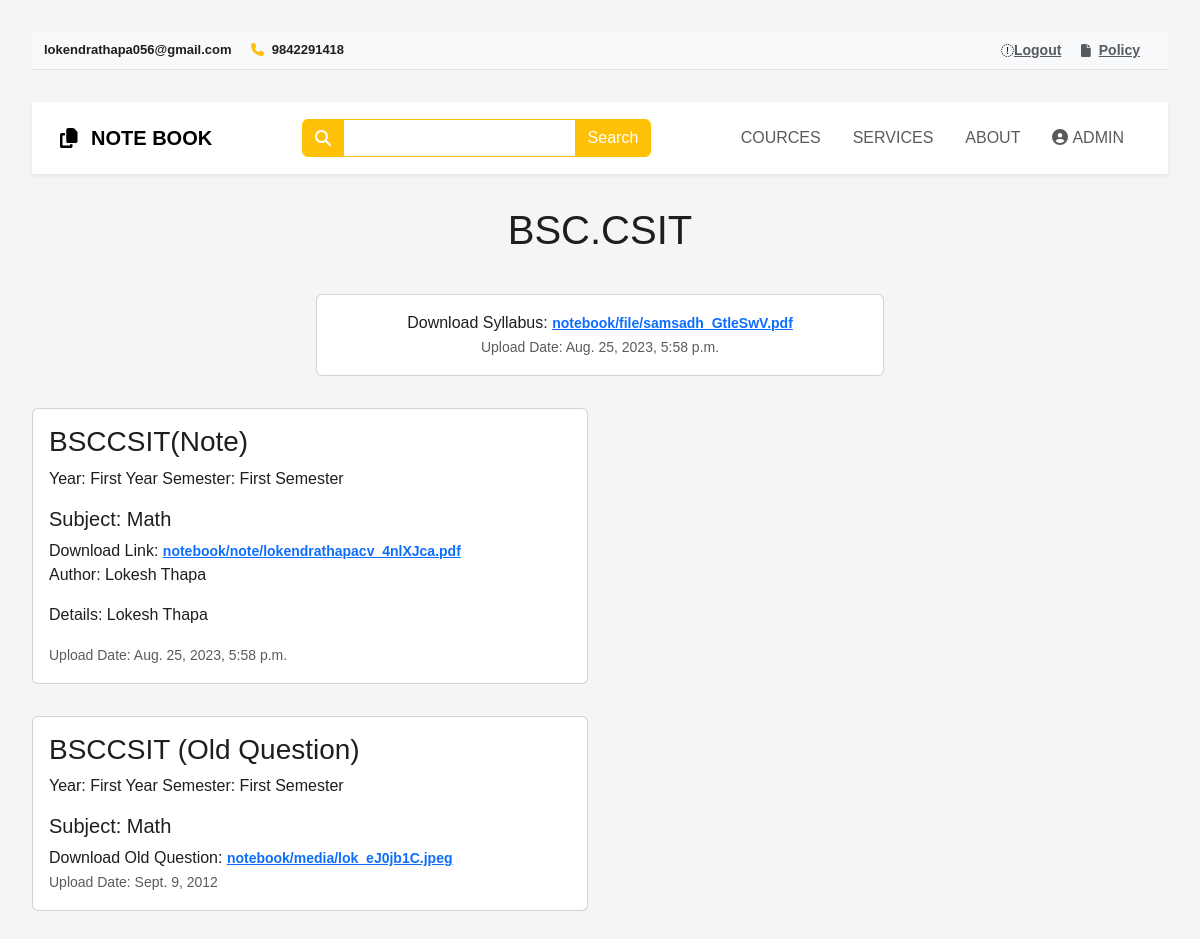
The app's page /bsccsit/ (signed in) with its own data.
### notebook/models.py (models this page shows)
class CourcesModel(models.Model):
    COURCES_NAME = (
        ('BSCCSIT','BSCCSIT'),
        ('BSC','BSC'),
        ('BIT','BIT'),
        ('BCA','BCA'),
        ('B.TECH','B.TECH'),
        ('BBS','BBS'),
        ('BBA','BBA'),
        ('B.ED','B.ED'),
        ('+2 SCIENCE','+2 SCIENCE'),
        ('+2 MANAGEMENT','+2 MANAGEMENT'),
        ('+2 EDUCATION','+2 EDUCATION'),
    )
    YEAR_CHOICES = (
        ('First Year', 'First Year'),
        ('Second Year', 'Second Year'),
        ('Third Year', 'Third Year'),
        ('Fourth Year', 'Fourth Year'),
    )
    SEMESTER_CHOICES = (
        ('First Semester','First Semester'),
        ('Second Semester','Second Semester'),
        ('Third Semester','Third Semester'),
        ('Fourth Semester','Fourth Semester'),
        ('Fifth Semester','Fifth Semester'),
        ('Six Semester','Six Semester'),
        ('Seven Semester','Seven Semester'),
        ('Eight Semester','Eight Semester'),
    )
    profile = models.ForeignKey(Profile, on_delete=models.CASCADE, blank=True, null= True)
    cname = models.CharField(max_length=100,choices=COURCES_NAME)
    shortdetail = models.CharField(max_length=300)
    year = models.CharField(max_length=100,choices=YEAR_CHOICES)
    semester = models.CharField(max_length=100,choices=SEMESTER_CHOICES)
    subject = models.CharField(max_length=160)
    oldquestion = models.FileField(upload_to='notebook/media')
    oldquestionyear = models.DateField(auto_now_add=False)
    syllabus = models.FileField(upload_to='notebook/file')
    syllabuspublishdate = models.DateTimeField(auto_now_add=False)
    note = models.FileField(upload_to='notebook/note')
    notepublishdate = models.DateTimeField(auto_now_add=True)
    writer = models.CharField(max_length=100)

### notebook/views.py (the view)
# urls.py: path('bsccsit/',views.bsccsit, name='bsccsitpage'),
@login_required
def bsccsit(request):
    itnote = CourcesModel.objects.filter(cname='BSCCSIT')
    return render(request,'notebook/bsccsit.html',{'itnote':itnote})

### notebook/templates/notebook/bsccsit.html
{% extends 'notebook/base2.html' %}
{% block content %}
<h1>BSC.CSIT</h1>
<div class="row">
  <center>
    <div class="col-sm-6">
      <div class="card">
        <div class="card-body">
          {% for i in itnote %}
          Download Syllabus:   <a href="{{i.syllabus.url}}" >{{i.syllabus}}</a>
          <p class="card-text"><small class="text-muted">Upload Date: {{i.syllabuspublishdate}}</small></p>
          {% endfor %}
        </div>
      </div>
    </div>
  </center>
</div>
<div class="row">
  {% for i in itnote %}
  <div class="col-sm-6">
    <div class="card">
      <div class="card-body">
        <h3 class="card-title">{{i.cname}}(Note)</h3>
        <p class="card-text">Year: {{i.year}}    Semester: {{i.semester}}</p>
        <h5 class="card-title">Subject: {{i.subject}}</h5>
        Download Link:   <a href="{{i.note.url}}" >{{i.note}}</a>
        <p class="card-text">Author: {{i.writer}}</p>
        <p class="card-text">Details: {{i.shortdetail}}</p>
        <p class="card-text"><small class="text-muted">Upload Date: {{i.notepublishdate}}</small></p>
      </div>
    </div>
  </div>
  {% endfor %}
</div>
<div class="row">
  {% for i in itnote %}
  <div class="col-sm-6">
    <div class="card">
      <div class="card-body">
        <h3 class="card-title">{{i.cname}} (Old Question)</h3>
        <p class="card-text">Year: {{i.year}}    Semester: {{i.semester}}</p>
        <h5 class="card-title">Subject: {{i.subject}}</h5>
        Download Old Question:   <a href="{{i.oldquestion.url}}" >{{i.oldquestion}}</a>
        <p class="card-text"><small class="text-muted">Upload Date: {{i.oldquestionyear}}</small></p>
      </div>
    </div>
  </div>
  {% endfor %}
</div>
{% endblock content %}

### notebook/templates/notebook/base2.html (shortened to what this page needs)
<!DOCTYPE html>
{% load static %}
<html>
<head>
    <link rel='stylesheet' type='text/css' media='screen' href='{% static 'notebook/css/all.min.css' %}'>
    <link rel='stylesheet' type='text/css' media='screen' href='{% static 'notebook/css/bootstrap.css' %}'>
    <link rel='stylesheet' type='text/css' media='screen' href='{% static 'notebook/css/fontawesome.min.css' %}'>
    <link rel='stylesheet' type='text/css' media='screen' href='{% static 'notebook/css/style.css' %}'>
</head>
<body>
    <div class="superNav border-bottom py-2 bg-light">
        <div class="container">
          <div class="row">
            <div class="col-lg-6 col-md-6 col-sm-12 col-xs-12 centerOnMobile">
              <span class="d-none d-lg-inline-block d-md-inline-block d-sm-inline-block d-xs-none me-3"><strong>lokendrathapa056@gmail.com</strong></span>
              <span class="me-3"><i class="fa-solid fa-phone me-1 text-warning"></i> <strong>9842291418</strong></span>
            </div>
            <div class="col-lg-6 col-md-6 col-sm-12 col-xs-12 d-none d-lg-block d-md-block-d-sm-block d-xs-none text-end">
                {% if request.user.is_authenticated %}
                <span class="me-3"><i class="fa-solid fa-arrow-up-left-from-circle"></i><a class="text-muted" href="{% url 'logoutpage' %}">Logout</a></span>
                {%endif %}
              <span class="me-3"><i class="fa-solid fa-file  text-muted me-2"></i><a class="text-muted" href="#">Policy</a></span>
            </div>
          </div>
        </div>
      </div>
      <nav class="navbar navbar-expand-lg bg-white sticky-top navbar-light p-3 shadow-sm">
        <div class="container">
          <a class="navbar-brand" href="{% url 'homepage' %}"><i class="fa-solid fa-copy me-2"></i> <strong>NOTE BOOK</strong></a>
          <div class=" collapse navbar-collapse" id="navbarNavDropdown">
            <div class="ms-auto d-none d-lg-block">
              <div class="input-group">
                <span class="border-warning input-group-text bg-warning text-white"><i class="fa-solid fa-magnifying-glass"></i></span>
                <input type="text" class="form-control border-warning" style="color:#7a7a7a">
                <button class="btn btn-warning text-white">Search</button>
              </div>
            </div>
            <ul class="navbar-nav ms-auto ">
              <li class="nav-item">
                <a class="nav-link mx-2 text-uppercase" href="{% url 'homepage' %}">Cources</a>
              </li>
              <li class="nav-item">
                <a class="nav-link mx-2 text-uppercase" href="#">Services</a>
              </li>
              <li class="nav-item">
                <a class="nav-link mx-2 text-uppercase" href="#">About</a>
              </li>
            {% if request.user.is_authenticated %}
            <ul class="navbar-nav ms-auto ">
                <li class="nav-item">
                  <a class="nav-link mx-2 text-uppercase" href="{% url 'profilepage' %}"><i class="fa-solid fa-circle-user me-1"></i>{{request.user}}</a>
                </li>
            </ul>
            {% endif %}
          </div>
        </div>
      </nav>
    {% block content %}
    {% endblock content %}
</body>
</html>

### notebook/static/notebook/css/style.css (style rules this page uses)
a { font-size:14px; font-weight:700 }
.superNav { font-size:13px; }
.form-control { outline:none !important; box-shadow: none !important; }
*, *::before, *::after { margin: 0; padding: 0; box-sizing: border-box; }
body { --color: rgba(30, 30, 30); --bgColor: rgba(245, 245, 245); min-height: 100vh; display: grid; align-content: center; gap: 2rem; padding: 2rem; font-family: "Exo 2", sans-serif; color: var(--color); background: var(--bgColor); }
h1 { text-align: center }
li:nth-child(6n + 1) { --accent-color: #b8df4e }
li:nth-child(6n + 2) { --accent-color: #4cbccb }
li:nth-child(6n + 3) { --accent-color: #7197d3 }

### records on screen
CourcesModel: syllabus "notebook/file/samsadh_GtleSwV.pdf", syllabuspublishdate "Aug. 25, 2023, 5:58 p.m.", cname "BSCCSIT", year "First Year", semester "First Semester", subject "Math", note "notebook/note/lokendrathapacv_4nlXJca.pdf", writer "Lokesh Thapa", shortdetail "Lokesh Thapa", notepublishdate "Aug. 25, 2023, 5:58 p.m.", oldquestion "notebook/media/lok_eJ0jb1C.jpeg", oldquestionyear "Sept. 9, 2012"

### other values on screen
{{ request.user }} "ADMIN"
